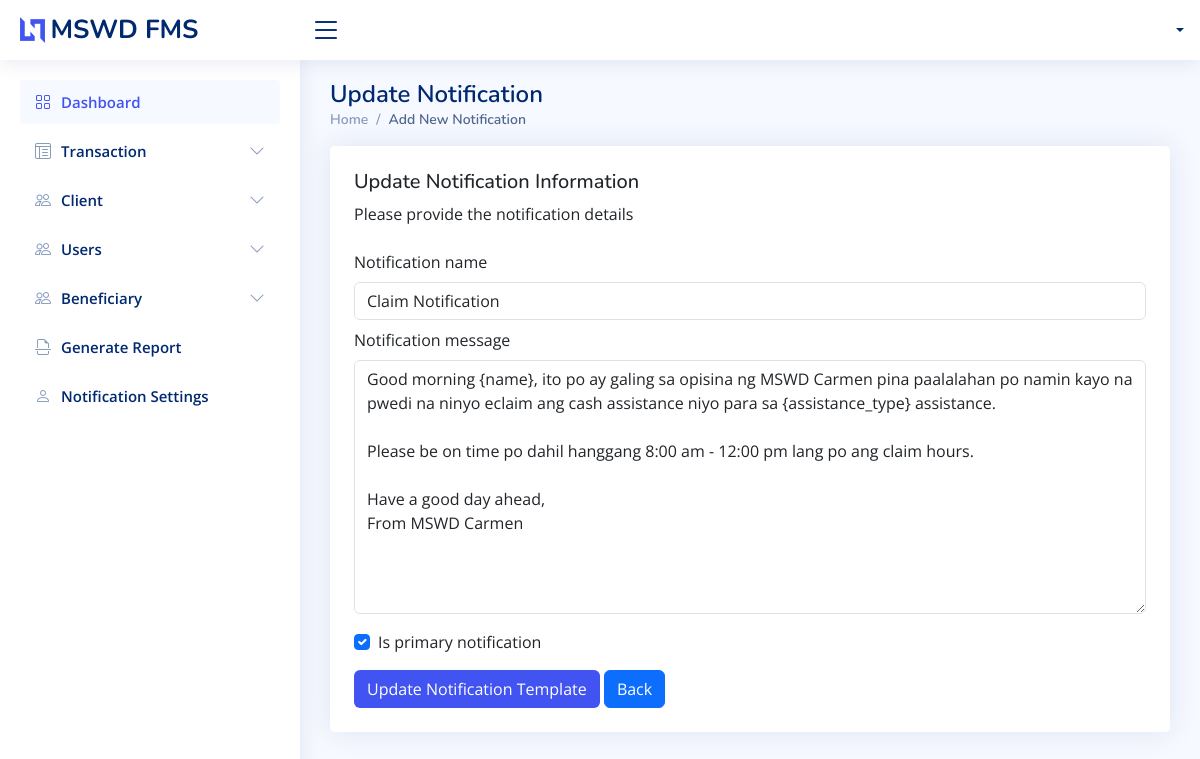
The app's page /notification/update/26 with its own data.
### app/models.py (models this page shows, shortened)
class NotificationSetting(models.Model):
    DEFAULT_TEMPLATE = """Good morning {name}, ito po ay galing sa opisina ng MSWD Carmen pina paalalahan po namin kayo na ngayong araw po pwedi na ninyo eclaim ang cash assistance niyo para sa {assistance_type} assistance.

Please be on time po dahil hanggang 8:00 am - 12:00 pm lang po ang claim hours.

Have a good day ahead,
From MSWD Carmen
    """
    notification_name = models.CharField(max_length=255)
    notification_message = models.TextField(max_length=500, default=DEFAULT_TEMPLATE)
    is_primary_notification = models.BooleanField(default=False)
    date_added = models.DateTimeField(auto_now_add=True)
    class Meta:
        verbose_name = 'Notification Setting'

### app/views.py (the view, shortened to what this page needs)
# urls.py: path('notification/update/<int:pk>', UpdateNotificationView.as_view(), name='update_notification'),
class UpdateNotificationView(UpdateView):
    pk_url_kwarg = "pk"
    model = NotificationSetting
    template_name = "update_templates/notification.html"
    form_class = UpdateNotificationForm
    success_url = reverse_lazy("notications")
    def get_context_data(self, **kwargs) -> dict[str, Any]:
        return super().get_context_data(**kwargs)

### app/forms.py (shortened to what this page needs)
class UpdateNotificationForm(forms.ModelForm):
    def __init__(self, *args, **kwargs):
        super().__init__(*args, **kwargs)
        for field in self.fields.values():
            if isinstance(field.widget, forms.CheckboxInput):
                field.widget.attrs.update({'class': 'form-check-input'})
            else:
                field.widget.attrs.update({'class': 'form-control'})
    class Meta:
        model = NotificationSetting
        fields = '__all__'

### app/templates/update_templates/notification.html (shortened to what this page needs)
{% extends './../includes/base.html' %}
{% block content %}
<div class="pagetitle">
    <h1>Update Notification</h1>
    <nav>
        <ol class="breadcrumb">
            <li class="breadcrumb-item">
                <a href="{% url 'dashboard' %}">Home</a>
            </li>
            <li class="breadcrumb-item active">Add New Notification</li>
        </ol>
    </nav>
</div>
<section class="section">
    <div class="row">
        <div class="col-lg-12">
            <div class="card">
                <div class="card-body p-4">
                    <h5>Update Notification Information</h5>
                    <p>Please provide the notification details</p>
                    <form method="post">
                        <div class="form-group">
                            {% for input in form %}
                            {% if input.id_for_label == 'id_is_primary_notification' %}
                            <div class="form-check mt-3">
                                <label for="{{ input.id_for_label }}" class="form-check-label">
                                    {{ input.label }}
                                </label>
                                {{ input }}
                            </div>
                            {% else %}
                                <label for="{{ input.id_for_label }}" class="form-label mt-2">
                                    {{ input.label }}
                                </label>
                                {{ input }}
                            {% endif %}
                    {% endfor %}
                        </div>
                        <div class="form-group mt-3">
                            <input type="submit" value="Update Notification Template" class="btn bg-custom btn-md">
                            <input type="button" value="Back" onclick="goBack()" class="btn btn-primary btn-md">
                        </div>
                    </form>
                </div>
            </div>
        </div>
    </div>
</section>
{% endblock %}

### static/assets/css/style.css (style rules this page uses)
:root { scroll-behavior: smooth; }
body { font-family: "Open Sans", sans-serif; background: #f6f9ff; color: #444444; }
a { color: #4154f1; text-decoration: none; }
h1, h2, h3, h4, h5, h6 { font-family: "Nunito", sans-serif; }
.pagetitle { margin-bottom: 10px; }
.pagetitle h1 { font-size: 24px; margin-bottom: 0; font-weight: 600; color: #012970; }
.card { margin-bottom: 30px; border: none; border-radius: 5px; box-shadow: 0px 0 30px rgba(1, 41, 112, 0.1); }
.card-body { padding: 0 20px 20px 20px; }
.breadcrumb { font-size: 14px; font-family: "Nunito", sans-serif; color: #899bbd; font-weight: 600; }
.breadcrumb a { color: #899bbd; transition: 0.3s; }
.breadcrumb .breadcrumb-item::before { color: #899bbd; }
.breadcrumb .active { color: #51678f; font-weight: 600; }

### app/templates/includes/base.html (style rules this page uses)
.bg-custom { background-color: #4154f1 !important; color: #ffffff !important; }

### records on screen
NotificationSetting: form "Claim Notification" "Good morning {name}, ito po ay galing sa opisina ng MSWD Carmen pina paalalahan po namin kayo na pwedi na ninyo eclaim ang cash assistance niyo para sa {assistance_type} assistance. Please be on time po dahil hanggang 8:00 am - 12:00 pm lang po ang claim hours. Have a good day ahead, From MSWD Carmen", form "☑"

### other values on screen
{{ input.label }} "Notification name" "Notification message"
{{ input.label }} "Is primary notification"
